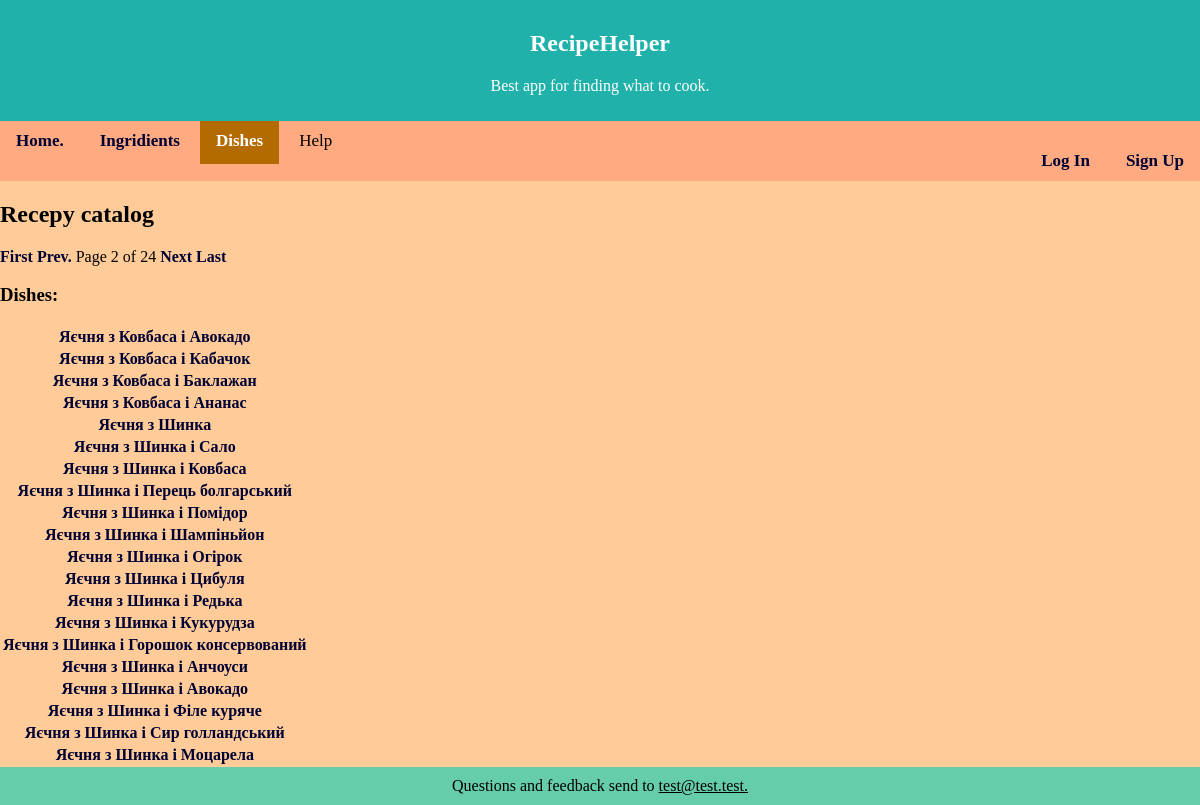
The app's page /recipe/?page=2 with its own data.
### Picker/models.py (models this page shows, shortened)
class Dish(models.Model):
    name = models.CharField(max_length = 100)
    description = models.TextField(blank=True, default='')

### Picker/views.py (the view, shortened to what this page needs)
# urls.py: path('recipe/', views.catalog_recipe, name='catalog'),
def catalog_recipe(request):
    dish_list = Dish.objects.all().order_by('id')
    paginator = Paginator(dish_list, 20)
    page = request.GET.get('page')
    menu = paginator.get_page(page)
    template = loader.get_template('catalog.html')
    context = {
        'menu': menu,
    }
    return HttpResponse(template.render(context, request))

### templates/catalog.html (shortened to what this page needs)
{% extends 'base.html' %}
{% load static %}
{% block nav %}
    <a href="{% url 'index' %}">Home.</a>
    <a href="{% url 'ing_cat' %}">Ingridients</a>
    <a class="active" href="{% url 'catalog' %}">Dishes</a>
    <a>Help</a>
{% endblock %}
{% block content %}
<h2>Recepy catalog</h2>
<div class="pagination">
    <span class="step-links">
        {% if menu.has_previous %}
            <a href="?page=1">First</a>
            <a href="?page={{ menu.previous_page_number }}">Prev.</a>
        {% endif %}
        <span class="current">
            Page {{ menu.number }} of {{ menu.paginator.num_pages }}
        </span>
        {% if menu.has_next %}
            <a href="?page={{ menu.next_page_number }}">Next</a>
            <a href="?page={{ menu.paginator.num_pages }}">Last</a>
        {% endif %}
    </span>
</div>
<h3>Dishes:</h3>
{% if menu %}
<table>
    {% for dish in menu %}
    <tr>
    <th><a href="/recipe/{{ dish.id }} "> {{ dish.name }} </a></th>
    </tr>
    {% endfor %}
</table>
{% endif %}
{% endblock %}

### static/first.css (style rules this page uses)
html, body { background-color: #ffcc99; margin: 0; padding: 0; top: 0; left: 0; }
nav a { color: black; text-align: center; padding: 14px 16px; text-decoration: none; font-size: 17px; }
nav a.active { background-color: #b36b00; color: white; }
a:link, a:visited { text-decoration: none; font-weight: bold; color: #000033; }

### records on screen
Dish: name "Яєчня з Ковбаса і Авокадо"
Dish: name "Яєчня з Ковбаса і Кабачок"
Dish: name "Яєчня з Ковбаса і Баклажан"
Dish: name "Яєчня з Ковбаса і Ананас"
Dish: name "Яєчня з Шинка"
Dish: name "Яєчня з Шинка і Сало"
Dish: name "Яєчня з Шинка і Ковбаса"
Dish: name "Яєчня з Шинка і Перець болгарський"
Dish: name "Яєчня з Шинка і Помідор"
Dish: name "Яєчня з Шинка і Шампіньйон"
Dish: name "Яєчня з Шинка і Огірок"
Dish: name "Яєчня з Шинка і Цибуля"
Dish: name "Яєчня з Шинка і Редька"
Dish: name "Яєчня з Шинка і Кукурудза"
Dish: name "Яєчня з Шинка і Горошок консервований"
Dish: name "Яєчня з Шинка і Анчоуси"
Dish: name "Яєчня з Шинка і Авокадо"
Dish: name "Яєчня з Шинка і Філе куряче"
Dish: name "Яєчня з Шинка і Сир голландський"
Dish: name "Яєчня з Шинка і Моцарела"

### other values on screen
{{ menu.number }} "2"
{{ menu.paginator.num_pages }} "24"
